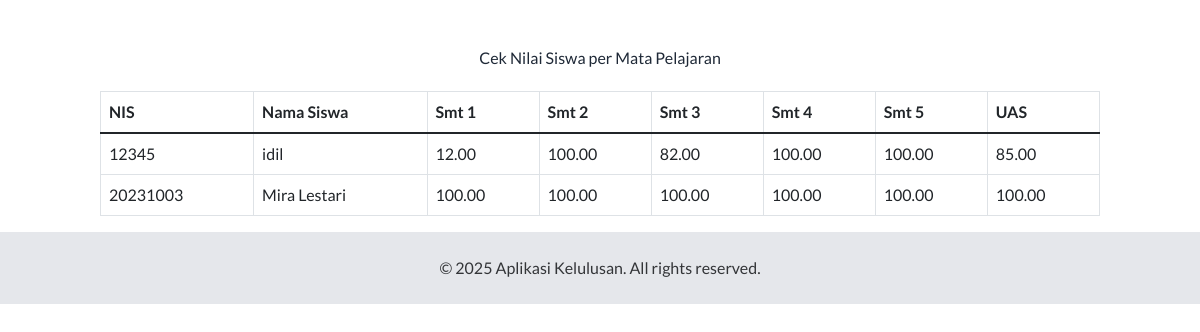
Page /guru_mapel/cek_nilai.php (signed in) on the committed database.
### tables this page shows
CREATE TABLE `nilai` (
  `id_nilai` int(11) NOT NULL,
  `nis` varchar(20) NOT NULL,
  `kode_mapel` varchar(10) NOT NULL,
  `smt1` decimal(5,2) DEFAULT NULL,
  `smt2` decimal(5,2) DEFAULT NULL,
  `smt3` decimal(5,2) DEFAULT NULL,
  `smt4` decimal(5,2) DEFAULT NULL,
  `smt5` decimal(5,2) DEFAULT NULL,
  `uas` decimal(5,2) DEFAULT NULL,
  `tahun_ajaran` varchar(20) NOT NULL,
  `kkm` decimal(5,2) DEFAULT 80.00
);

CREATE TABLE `siswa` (
  `nis` varchar(20) NOT NULL,
  `nisn` varchar(20) DEFAULT NULL,
  `nama` varchar(100) NOT NULL,
  `tempat_lahir` varchar(100) DEFAULT NULL,
  `nama_orang_tua` varchar(100) DEFAULT NULL,
  `kelas` varchar(10) NOT NULL,
  `tahun_ajaran` varchar(20) NOT NULL,
  `password` varchar(255) DEFAULT NULL,
  `status_kelulusan` enum('Lulus','Lulus Bersyarat','Tidak Lulus') DEFAULT NULL
);

### guru_mapel/cek_nilai.php (the view, shortened to what this page needs)
<?php
include('../includes/koneksi.php');
$kode_mapel = $_SESSION['kode_mapel'];
$sql = "SELECT siswa.nis, siswa.nama, nilai.smt1, nilai.smt2, nilai.smt3, nilai.smt4, nilai.smt5, nilai.uas
        FROM siswa
        JOIN nilai ON siswa.nis = nilai.nis
        WHERE nilai.kode_mapel = '$kode_mapel'";
$result = mysqli_query($conn, $sql);
?>
<!DOCTYPE html>
<html lang="id">
<head>
    <?php include('../template_head.php'); ?>
</head>
<body>
    <div class="container mt-5">
        <h3 class="text-center mb-4 text-gray-800">Cek Nilai Siswa per Mata Pelajaran</h3>
        <table class="table table-bordered">
            <thead>
                <tr>
                    <th>NIS</th>
                    <th>Nama Siswa</th>
                    <th>Smt 1</th>
                    <th>Smt 2</th>
                    <th>Smt 3</th>
                    <th>Smt 4</th>
                    <th>Smt 5</th>
                    <th>UAS</th>
                </tr>
            </thead>
            <tbody>
                <?php while ($row = mysqli_fetch_assoc($result)) { ?>
                <tr>
                    <td><?php echo $row['nis']; ?></td>
                    <td><?php echo $row['nama']; ?></td>
                    <td><?php echo $row['smt1']; ?></td>
                    <td><?php echo $row['smt2']; ?></td>
                    <td><?php echo $row['smt3']; ?></td>
                    <td><?php echo $row['smt4']; ?></td>
                    <td><?php echo $row['smt5']; ?></td>
                    <td><?php echo $row['uas']; ?></td>
                </tr>
                <?php } ?>
            </tbody>
        </table>
    </div>
    <?php include('../template_foot.php'); ?>
</body>
</html>

### rows in the picture
nilai: nis.nis "12345", nis.nama "idil", smt1 "12.00", smt2 "100.00", smt3 "82.00", smt4 "100.00", smt5 "100.00", uas "85.00"
nilai: nis.nis "20231003", nis.nama "Mira Lestari", smt1 "100.00", smt2 "100.00", smt3 "100.00", smt4 "100.00", smt5 "100.00", uas "100.00"
